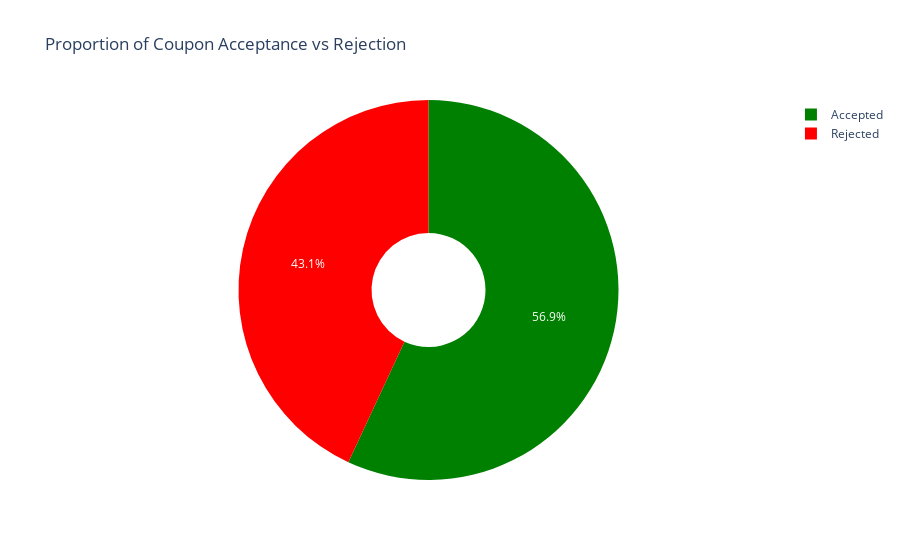

Source (notebook cell):
### Markdown cell above
4. What proportion of the total observations chose to accept the coupon?

### Code cell
import plotly.express as px

#print(df.columns)
total_acceptance = (df['Y'] == 1).sum()
total_rejection = (df['Y'] == 0).sum()
print(f"Accepted = {total_acceptance}, rejected = {total_rejection}")

# Data for the pie chart
labels = ['Accepted', 'Rejected']
sizes = [total_acceptance, total_rejection]

# Create the pie chart
fig = px.pie(values=sizes, names=labels, title="Proportion of Coupon Acceptance vs Rejection", 
             hole=0.3,  # To create a donut chart (optional, use `hole=0` for regular pie)
             color_discrete_sequence=['green', 'red'])  # Optional: set color scheme

# Show the plot
fig.show()

### Figure 1 — Plotly figure (JSON) as saved in the notebook; plotly's stock layout.template omitted (floating-point values rounded to 4 significant figures)
{"data": [{"domain": {"x": [0, 1], "y": [0, 1]}, "hole": 0.3, "hovertemplate": "label=%{label}<br>value=%{value}<extra></extra>", "labels": ["Accepted", "Rejected"], "legendgroup": "", "name": "", "showlegend": true, "type": "pie", "values": [6877, 5202]}], "layout": {"autosize": true, "legend": {"tracegroupgap": 0}, "piecolorway": ["green", "red"], "title": {"text": "Proportion of Coupon Acceptance vs Rejection"}}}
